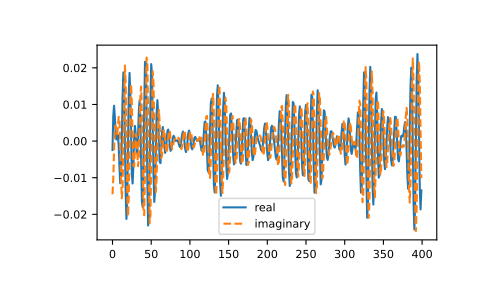

Write Python code to recreate this figure.
np.fft.ifft([0, 4, 0, 0])
# array([ 1.+0.j,  0.+1.j, -1.+0.j,  0.-1.j]) # may vary

# Create and plot a band-limited signal with random phases:

import matplotlib.pyplot as plt
t = np.arange(400)
n = np.zeros((400,), dtype=complex)
n[40:60] = np.exp(1j*np.random.uniform(0, 2*np.pi, (20,)))
s = np.fft.ifft(n)
plt.plot(t, s.real, label='real')
# [<matplotlib.lines.Line2D object at ...>]
plt.plot(t, s.imag, '--', label='imaginary')
# [<matplotlib.lines.Line2D object at ...>]
plt.legend()
# <matplotlib.legend.Legend object at ...>
plt.show()
